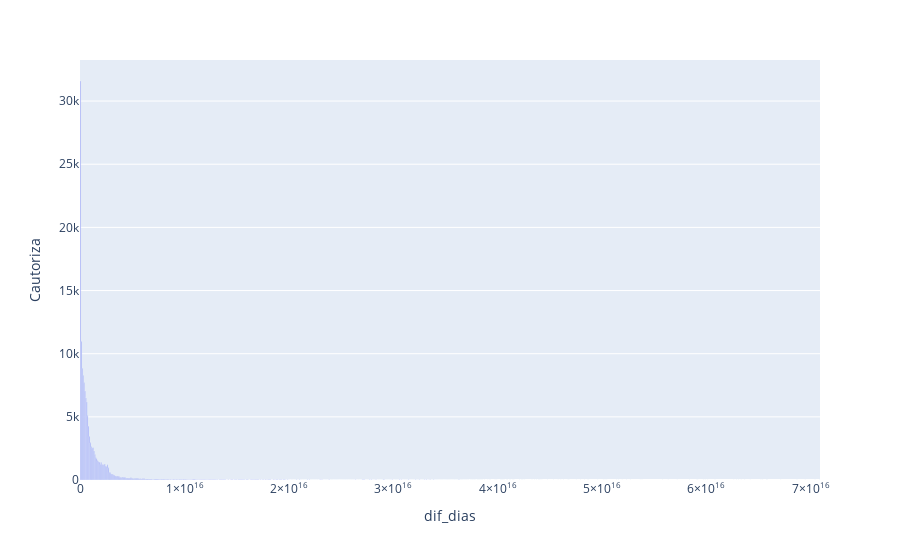

Notebook cell for this chart:
### Code cell
dias_graf = px.bar(diferencia_dias, x="dif_dias", y="Cautoriza")
dias_graf.update_layout(xaxis_categoryorder = 'total descending')
dias_graf.show()

### Figure 1 — Plotly figure (JSON) as saved in the notebook; plotly's stock layout.template omitted (floating-point values rounded to 4 significant figures; data arrays with more than 128 entries replaced by an {"elided": "..."} marker saying what was removed)
{"data": [{"alignmentgroup": "True", "hovertemplate": "dif_dias=%{x}<br>Cautoriza=%{y}<extra></extra>", "legendgroup": "", "marker": {"color": "#636efa", "pattern": {"shape": ""}}, "name": "", "offsetgroup": "", "orientation": "v", "showlegend": false, "textposition": "auto", "type": "bar", "x": {"elided": "523 int values"}, "xaxis": "x", "y": {"elided": "523 int values"}, "yaxis": "y"}], "layout": {"barmode": "relative", "legend": {"tracegroupgap": 0}, "margin": {"t": 60}, "xaxis": {"anchor": "y", "categoryorder": "total descending", "domain": [0, 1], "title": {"text": "dif_dias"}}, "yaxis": {"anchor": "x", "domain": [0, 1], "title": {"text": "Cautoriza"}}}}
